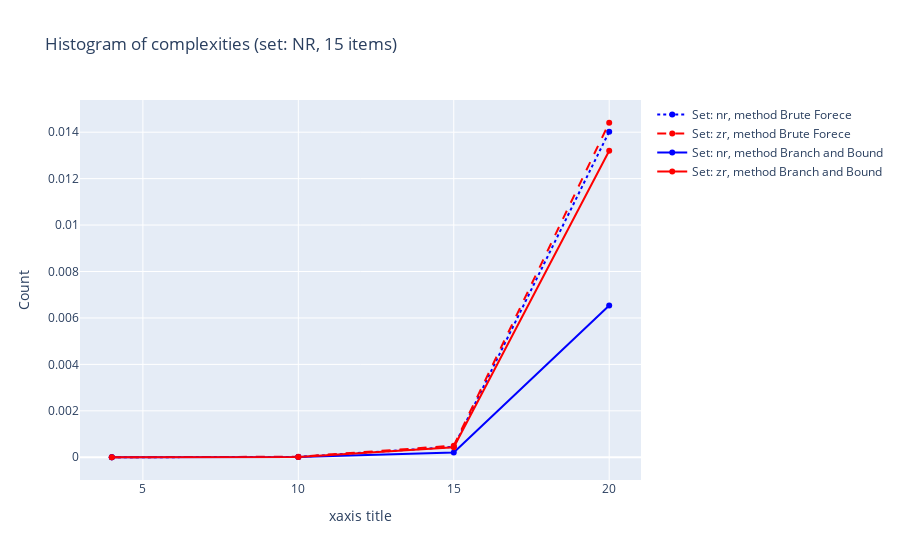

The cell this chart's notebook holds for it:
### Code cell
# display(complexities)
plotComplexity(complexities, "seconds")

### Figure 1 — Plotly figure (JSON) as saved in the notebook; plotly's stock layout.template omitted (floating-point values rounded to 4 significant figures)
{"data": [{"line": {"color": "blue", "dash": "dot"}, "name": "Set: nr, method Brute Forece", "type": "scatter", "x": [4, 10, 15, 20], "y": [8.014e-07, 1.583e-05, 0.0004483, 0.01402]}, {"line": {"color": "red", "dash": "dash"}, "name": "Set: zr, method Brute Forece", "type": "scatter", "x": [4, 10, 15, 20], "y": [1.267e-06, 2.393e-05, 0.0005, 0.01441]}, {"line": {"color": "blue"}, "name": "Set: nr, method Branch and Bound", "type": "scatter", "x": [4, 10, 15, 20], "y": [7.318e-07, 7.988e-06, 0.0002068, 0.006534]}, {"line": {"color": "red"}, "name": "Set: zr, method Branch and Bound", "type": "scatter", "x": [4, 10, 15, 20], "y": [9.137e-07, 1.377e-05, 0.0004312, 0.0132]}], "layout": {"bargap": 0.2, "bargroupgap": 0.1, "barmode": "overlay", "title": {"text": "Histogram of complexities (set: NR, 15 items)"}, "xaxis": {"title": {"text": "xaxis title"}}, "yaxis": {"title": {"text": "Count"}}}}
